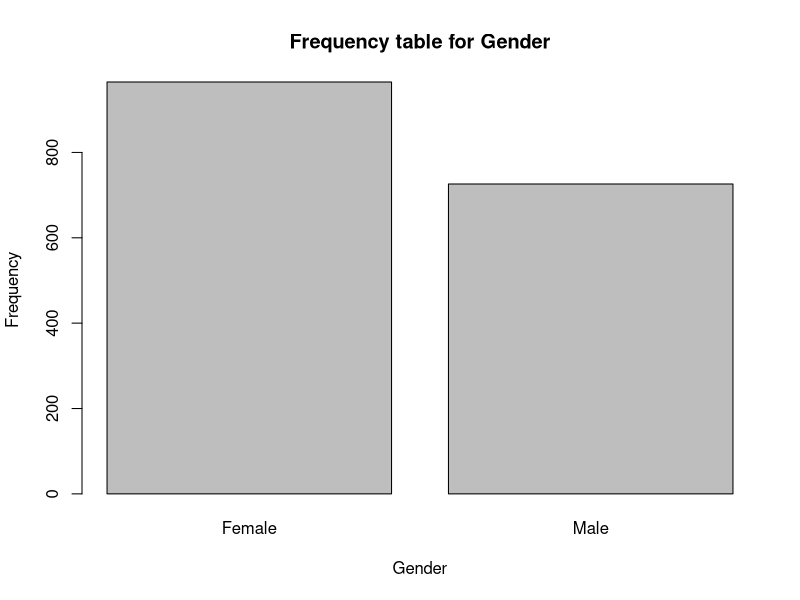
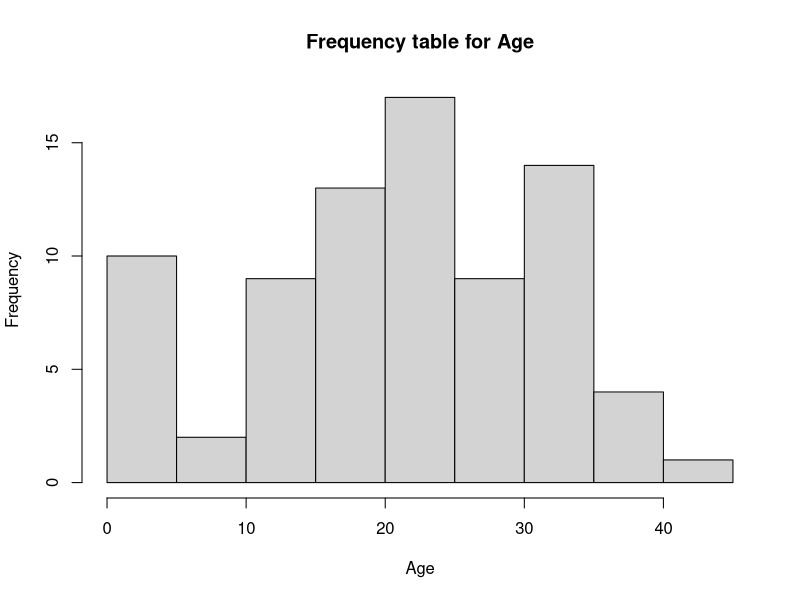
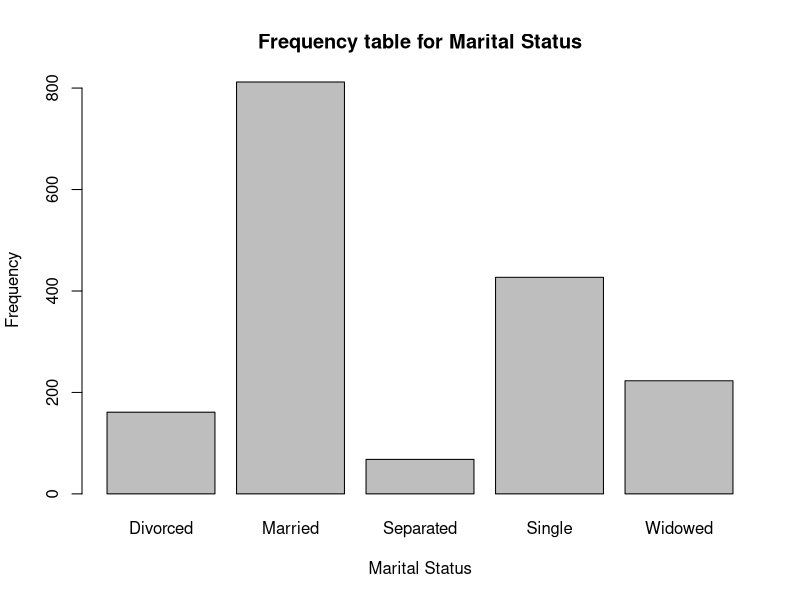
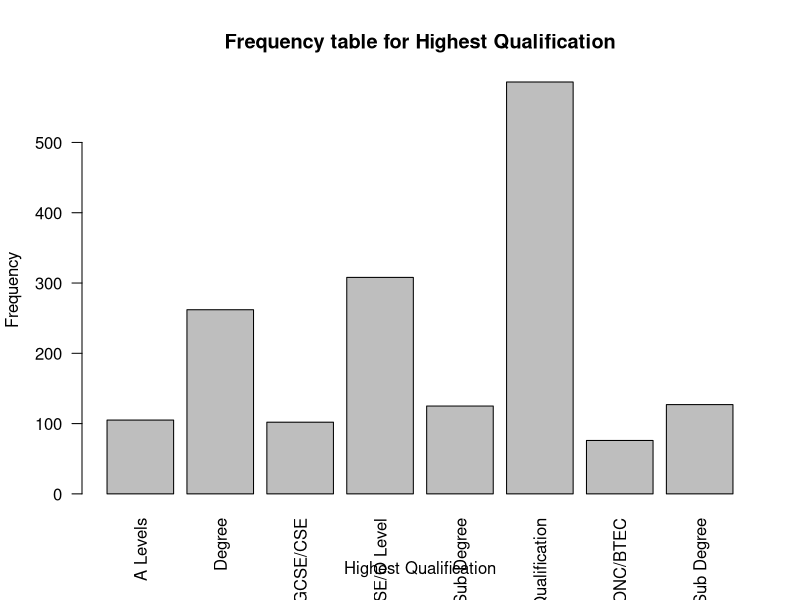
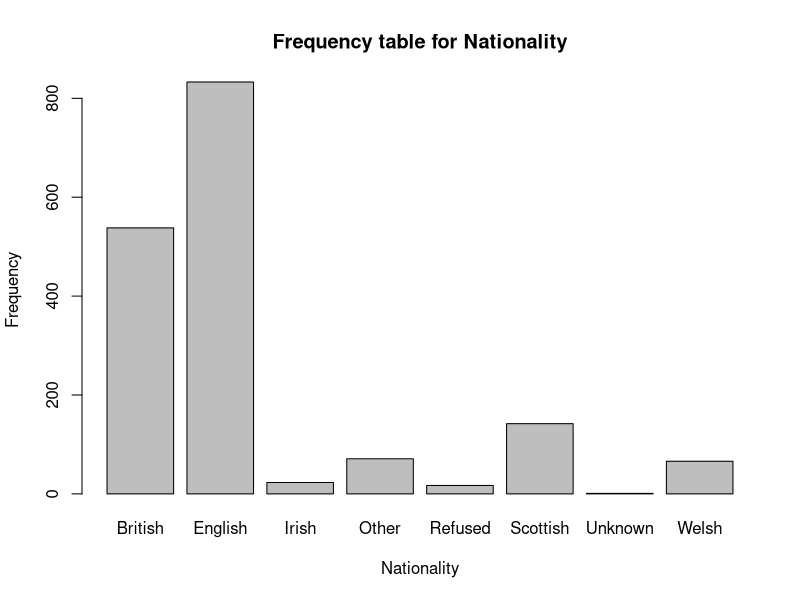
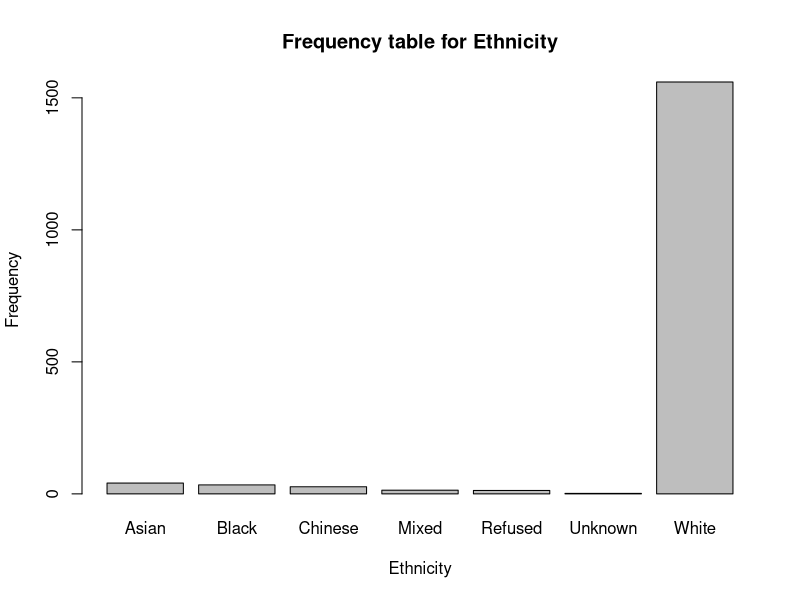
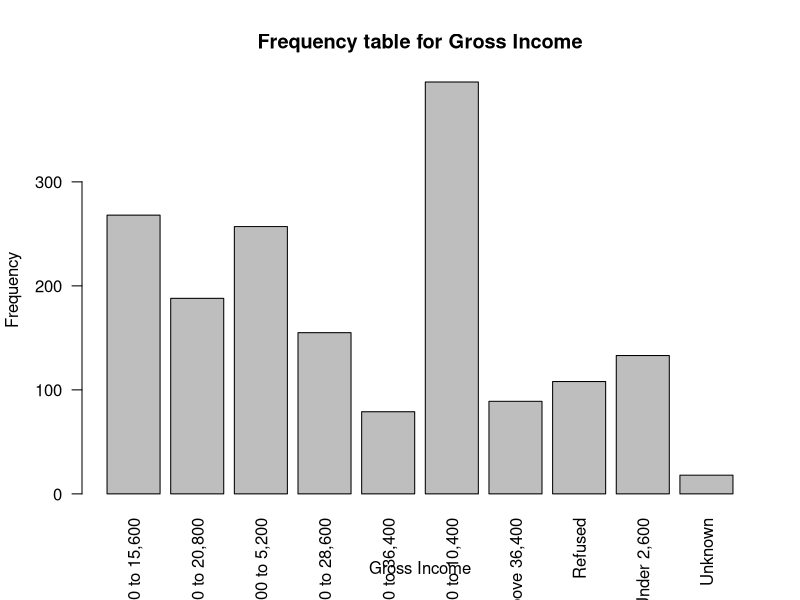
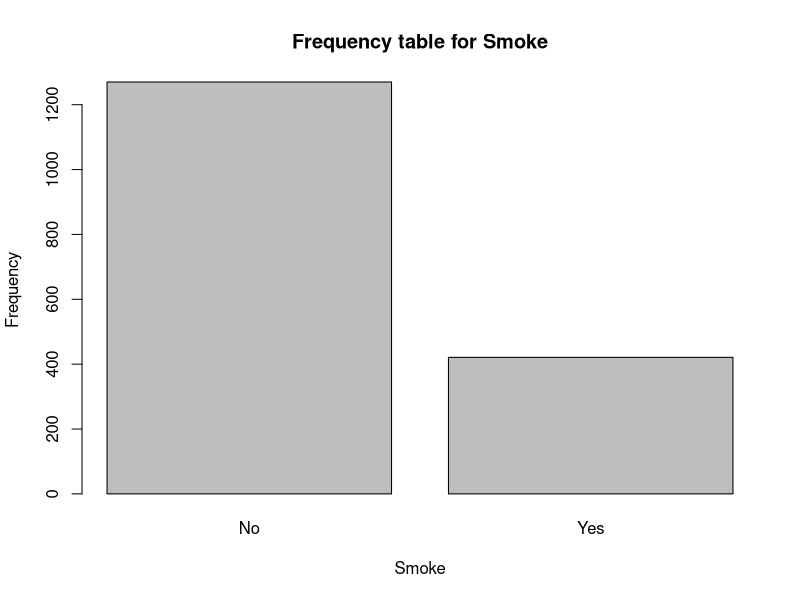

The R script that drew these images, in order:
## ---- chunk 1
knitr::opts_chunk$set(echo = TRUE)
options("scipen"=100, "digits"=4)
library(readr)
setwd("~/GitHub/A-DA460/Final/")
set.seed(1)
## ---- chunk 2
# read data set
smoking <- read_csv("smoking.csv")
## ---- chunk 3
# dimensions of the data frame 
dim(smoking)
## ---- chunk 4
# number of observations (rows)
dim(smoking)[1]

# number of variables (columns)
dim(smoking)[2]

# variable names
 names(smoking)

# structure 
str(smoking)
## ---- chunk 5
# barplot
barplot(table(smoking$gender), main = "Frequency table for Gender",
       xlab = "Gender", ylab = "Frequency")
hist(table(smoking$age), main = "Frequency table for Age",
       xlab = "Age", ylab = "Frequency")
barplot(table(smoking$maritalStatus), main = "Frequency table for Marital Status",
       xlab = "Marital Status", ylab = "Frequency")
barplot(table(smoking$highestQualification), main = "Frequency table for Highest Qualification",
       xlab = "Highest Qualification", ylab = "Frequency", las=2)
barplot(table(smoking$nationality), main = "Frequency table for Nationality",
       xlab = "Nationality", ylab = "Frequency")
barplot(table(smoking$ethnicity), main = "Frequency table for Ethnicity",
       xlab = "Ethnicity", ylab = "Frequency")
barplot(table(smoking$grossIncome), main = "Frequency table for Gross Income",
       xlab = "Gross Income", ylab = "Frequency", las=2)
barplot(table(smoking$smoke), main = "Frequency table for Smoke",
       xlab = "Smoke", ylab = "Frequency")
barplot(table(smoking$region), main = "Frequency table for Region",
       xlab = "Region", ylab = "Frequency")
barplot(table(smoking$amtWeekends), main = "Frequency table for Amount Weekends",
       xlab = "Amount Weekends", ylab = "Frequency")
barplot(table(smoking$amtWeekdays), main = "Frequency table for Amount Weekdays",
       xlab = "Amount Weekdays", ylab = "Frequency")
barplot(table(smoking$type), main = "Frequency table for Type",
       xlab = "Type", ylab = "Frequency")
## ---- chunk 6
# 300th observation of nationality
smoking[300, "nationality"]
## ---- chunk 7
summary(smoking$age)

hist(smoking$age, main="Histogram of Age", 
     xlab = "Age", prob=TRUE)
curve(dnorm(x, mean=mean(smoking$age), sd=sd(smoking$age)), add=TRUE)

table(smoking$gender)

# relative frequency distribution for gender
table(smoking$gender) / length(smoking$gender)
## ---- chunk 8
# create subset
female = subset(smoking$age, smoking$gender == "Female")
male = subset(smoking$age, smoking$gender == "Male")

# summary for age for female and male subset
summary(female)
summary(male)

# boxplot of age by gender
boxplot(smoking$age ~ smoking$gender, main="Boxplot of Age", 
     ylab = "Age", xlab = "Gender")
## ---- chunk 9

smoking$maritalStatus <- factor(smoking$maritalStatus, levels = c("Married", "Single",  "Widowed", "Divorced", "Separated"))

barplot(table(smoking$maritalStatus), main="Barplot of Marital Status", 
     xlab = "Marital Status", ylab = "Frequency")

table(smoking$maritalStatus)

# relative frequency distribution for maritalStatus
ans <- table(smoking$maritalStatus) / length(smoking$maritalStatus)
ans
## ---- chunk 10
# possible outcome H: heads T: tails
outcomes <- c("H", "T")
# number of simulated coin flips
sampleSize = 10
# flipping an unfair coin lands heads 30% of the time
head = 0.3
## ---- chunk 11
# run simulation 10 coin flips
sim_coin_flip10 <- sample(outcomes, size = sampleSize, replace = TRUE, prob = c(head, 1 - head))
# view the results of this simulation
table(sim_coin_flip10)

# relative frequency distribution
ans <- table(sim_coin_flip10) / length(sim_coin_flip10)
ans
# simulation distribution
barplot(table(sim_coin_flip10), main = "Simulated Unfair Coin Flip with a 30% probability of landing heads (10 flips)",
        sub = "First Coin Flip Simulation", xlab = "Coin Side", ylab = "Frequency", cex.main=0.8)
## ---- chunk 12
# number of simulated coin flips
sampleSize = 100

# run simulation 100 coin flips
sim_coin_flip100 <- sample(outcomes, size = sampleSize, replace = TRUE, prob = c(head, 1 - head))
# view the results of this simulation
table(sim_coin_flip100)

# relative frequency distribution
ans <- table(sim_coin_flip100) / length(sim_coin_flip100)
ans

# simulation distribution
barplot(table(sim_coin_flip100), main = "Simulated Unfair Coin Flip with a 30% probability of landing heads (100 flips)",
        sub = "Second Coin Flip Simulation", xlab = "Coin Side", ylab = "Frequency", cex.main=0.8)
## ---- chunk 13
# possible outcome 1, 2, 3, 4, 5, and 6
outcomes <- 1:6
# number of simulated dice flips
sampleSize = 10
# corresponding probability of landing 1, 2, 3, 4, 5, and 6
prop_outcome = c(0.05, 0.1, 0.15, 0.2, 0.3, 0.2)
## ---- chunk 14
# run simulation 10 dice flips
sim_dice_flip10 <- sample(outcomes, size = sampleSize, replace = TRUE, prob = prop_outcome)
# view the results of this simulation
table(sim_dice_flip10)

# relative frequency distribution
ans <- table(sim_dice_flip10) / length(sim_dice_flip10)
ans

# simulation distribution
barplot(table(sim_dice_flip10), main = "Unfair dice flip simulation (10 dice flips)",
        sub = "First Dice Flip Simulation", xlab = "Dice Side", ylab = "Frequency")
## ---- chunk 15
# number of simulated dice flips
sampleSize = 100 
# run simulation 100 dice flips
sim_dice_flip100 <- sample(outcomes, size = sampleSize, replace = TRUE, prob = prop_outcome)

# view the results of this simulation
table(sim_dice_flip100)

# relative frequency distribution
ans <- table(sim_dice_flip100) / length(sim_dice_flip100)
ans
# simulation distribution
barplot(table(sim_dice_flip100), main = "Unfair dice flip simulation (100 dice flips)",
        sub = "Second Dice Flip Simulation", xlab = "Dice Side", ylab = "Frequency")
## ---- chunk 16
# relative frequency distribution for 10 coin flip
table(sim_coin_flip10) / length(sim_coin_flip10)
# relative frequency distribution for 100 coin flip
table(sim_coin_flip100) / length(sim_coin_flip100)
# relative frequency distribution for 10 dice flip
table(sim_dice_flip10) / length(sim_dice_flip10)
# relative frequency distribution for 100 dice flip
table(sim_dice_flip100) / length(sim_dice_flip100)
## ---- chunk 17
# read data set
county <- read_csv("countyComplete.csv")
## ---- chunk 18
summary(county$pop2010)

# boxplot of pop2010
boxplot(county$pop2010, main="Boxplot of pop2010", 
     ylab = "POP 2010")

# histogram for pop2010
hist(county$pop2010, breaks = 100, main = "Histogram for pop2010", xlab = "pop2010",
     sub="Data Source: County Complete", prob=TRUE)
curve(dnorm(x, mean=mean(county$pop2010), sd=sd(county$pop2010)), add=TRUE)

# construct a normal probability plot
qqnorm(county$pop2010)
qqline(county$pop2010)
## ---- chunk 19
Washington = subset(county$pop2010, county$state == "Washington")
summary(Washington)

# boxplot of pop2010 for state = Washington
boxplot(Washington, main="Boxplot of pop2010 (Washington)", 
     ylab = "POP 2010")

# histogram for pop2010 for state = Washington
hist(Washington, breaks = 100, main = "Histogram for pop2010 (Washington)", xlab = "pop2010",
     sub="Data Source: County Complete", prob=TRUE)
curve(dnorm(x, mean=mean(Washington), sd=sd(Washington)), add=TRUE)

# construct a normal probability plot
qqnorm(Washington)
qqline(Washington)
## ---- chunk 20
# construct a normal probability plot for data set (county)
qqnorm(county$pop2010)
qqline(county$pop2010)

# construct a normal probability plot for data set (Washington)
qqnorm(Washington)
qqline(Washington)
## ---- chunk 21
# calculate probability by calculating a Z score and consulting a Z table, theoretical
prop1 <- 1 - pnorm(q = 102410, mean = mean(county$pop2010), sd = sd(county$pop2010))
prop1
## ---- chunk 22
# calculate probability by calculating a Z score and consulting a Z table, theoretical
prop2 <- pnorm(q = 1000000, mean = mean(county$pop2010), sd = sd(county$pop2010)) - pnorm(q = 190000, mean = mean(county$pop2010), sd = sd(county$pop2010))
prop2
